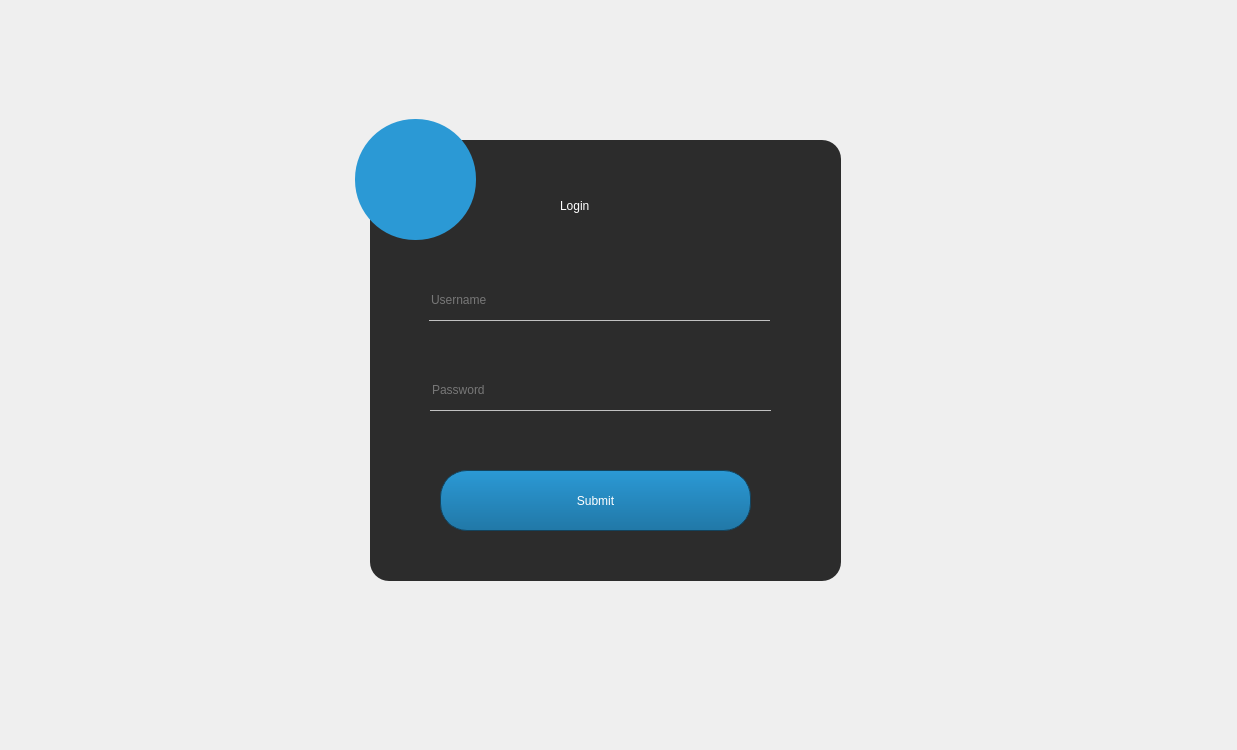
<?xml version="1.0" encoding="UTF-8"?>
<ui version="4.0">
 <class>login</class>
 <widget class="QDialog" name="login">
  <property name="geometry">
   <rect>
    <x>0</x>
    <y>0</y>
    <width>1237</width>
    <height>750</height>
   </rect>
  </property>
  <property name="windowTitle">
   <string>Dialog</string>
  </property>
  <widget class="QFrame" name="frame_2">
   <property name="geometry">
    <rect>
     <x>370</x>
     <y>140</y>
     <width>471</width>
     <height>441</height>
    </rect>
   </property>
   <property name="styleSheet">
    <string notr="true">background-color: rgb(44, 44, 44);
border-radius:19px;</string>
   </property>
   <property name="frameShape">
    <enum>QFrame::StyledPanel</enum>
   </property>
   <property name="frameShadow">
    <enum>QFrame::Raised</enum>
   </property>
   <widget class="QLabel" name="label_6">
    <property name="geometry">
     <rect>
      <x>190</x>
      <y>40</y>
      <width>201</width>
      <height>51</height>
     </rect>
    </property>
    <property name="styleSheet">
     <string notr="true">font: 24pt &quot;Century Gothic&quot;;
color: rgb(255, 255, 255);</string>
    </property>
    <property name="text">
     <string>Login</string>
    </property>
   </widget>
   <widget class="QLineEdit" name="txtUsername">
    <property name="geometry">
     <rect>
      <x>59</x>
      <y>140</y>
      <width>341</width>
      <height>41</height>
     </rect>
    </property>
    <property name="styleSheet">
     <string notr="true">background: transparent;
border:none;
color: rgb(193, 193, 193);
font: 15pt &quot;Century Gothic&quot;;
border-bottom: 1px solid rgb(193, 193, 193);
border-radius:none;</string>
    </property>
    <property name="placeholderText">
     <string>Username</string>
    </property>
   </widget>
   <widget class="QLineEdit" name="txtPassword">
    <property name="geometry">
     <rect>
      <x>60</x>
      <y>230</y>
      <width>341</width>
      <height>41</height>
     </rect>
    </property>
    <property name="styleSheet">
     <string notr="true">background: transparent;
border:none;
color: rgb(193, 193, 193);
font: 15pt &quot;Century Gothic&quot;;
border-bottom: 1px solid rgb(193, 193, 193);
border-radius:none;</string>
    </property>
    <property name="echoMode">
     <enum>QLineEdit::Password</enum>
    </property>
    <property name="placeholderText">
     <string>Password</string>
    </property>
   </widget>
   <widget class="QPushButton" name="btnMlogin">
    <property name="geometry">
     <rect>
      <x>70</x>
      <y>330</y>
      <width>311</width>
      <height>61</height>
     </rect>
    </property>
    <property name="styleSheet">
     <string notr="true">
/*-----QPushButton-----*/
QPushButton
{
background-color: qlineargradient(spread:pad, x1:0, y1:1, x2:0, y2:0, stop:0 rgba(33, 120, 167, 255), stop:1 rgba(43, 153, 213, 255));
color: #ffffff;
font: 12pt &quot;Century Gothic&quot;;
min-width: 80px;
border-style: solid;
border-width: 1px;
border-radius: 27px;
	border-color: rgb(19, 67, 93);
padding: 5px;}

QPushButton::flat
{
background-color: transparent;
border: none;
color: #fff;}

QPushButton::disabled
{
background-color: rgb(131, 165, 174);
color: black;
border-color: black;}

QPushButton::hover
{
background-color: qlineargradient(spread:pad, x1:0, y1:1, x2:0, y2:0, stop:0 rgba(47, 160, 194, 255), stop:1 rgba(57, 209, 209, 255));
border: 1px solid rgb(41, 170, 182);}

</string>
    </property>
    <property name="text">
     <string>Submit</string>
    </property>
   </widget>
   <zorder>label_6</zorder>
   <zorder>txtPassword</zorder>
   <zorder>btnMlogin</zorder>
   <zorder>txtUsername</zorder>
  </widget>
  <widget class="QLabel" name="labelBackground">
   <property name="geometry">
    <rect>
     <x>240</x>
     <y>10</y>
     <width>721</width>
     <height>691</height>
    </rect>
   </property>
   <property name="text">
    <string/>
   </property>
   <property name="pixmap">
    <pixmap resource="resources.qrc">:/resources/Decorations/Tech-Background.png</pixmap>
   </property>
   <property name="scaledContents">
    <bool>true</bool>
   </property>
   <property name="alignment">
    <set>Qt::AlignCenter</set>
   </property>
   <property name="wordWrap">
    <bool>false</bool>
   </property>
  </widget>
  <widget class="QToolButton" name="toolButton">
   <property name="geometry">
    <rect>
     <x>355</x>
     <y>119</y>
     <width>121</width>
     <height>121</height>
    </rect>
   </property>
   <property name="styleSheet">
    <string notr="true">border-radius:60px;
background-color: rgb(43, 153, 213);</string>
   </property>
   <property name="text">
    <string/>
   </property>
   <property name="iconSize">
    <size>
     <width>64</width>
     <height>64</height>
    </size>
   </property>
  </widget>
  <widget class="QLabel" name="labelAstronaut">
   <property name="geometry">
    <rect>
     <x>380</x>
     <y>140</y>
     <width>71</width>
     <height>71</height>
    </rect>
   </property>
   <property name="styleSheet">
    <string notr="true"/>
   </property>
   <property name="frameShape">
    <enum>QFrame::NoFrame</enum>
   </property>
   <property name="text">
    <string/>
   </property>
   <property name="pixmap">
    <pixmap resource="resources.qrc">:/resources/Decorations/astronaut.png</pixmap>
   </property>
   <property name="scaledContents">
    <bool>true</bool>
   </property>
  </widget>
  <zorder>labelBackground</zorder>
  <zorder>splitter</zorder>
  <zorder>frame_2</zorder>
  <zorder>toolButton</zorder>
  <zorder>labelAstronaut</zorder>
 </widget>
 <resources>
  <include location="resources.qrc"/>
 </resources>
 <connections/>
</ui>
